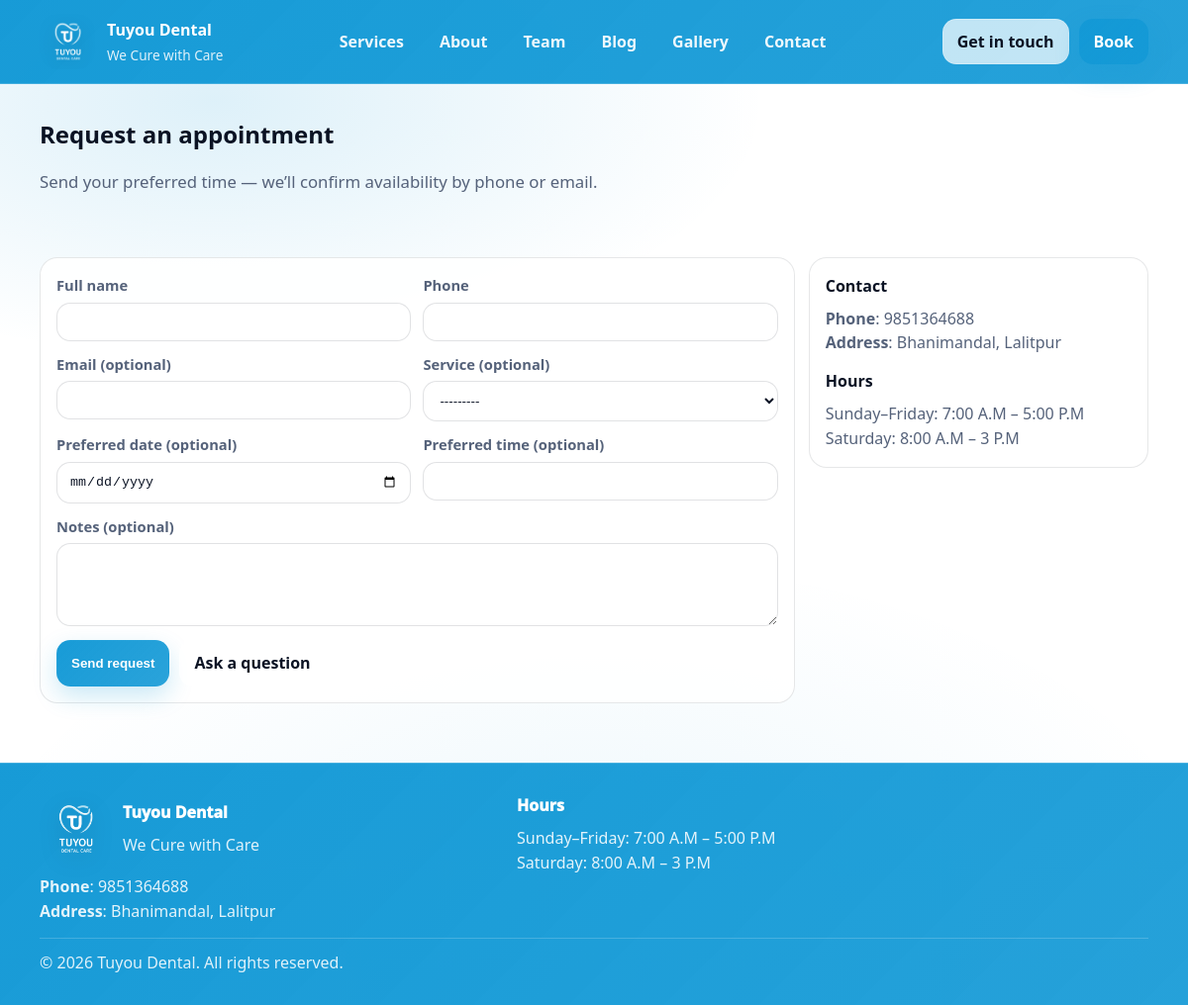
/appointment/, run on the app's committed database.
### website/models.py (models this page shows, shortened)
class TimeStampedModel(models.Model):
    created_at = models.DateTimeField(auto_now_add=True)
    updated_at = models.DateTimeField(auto_now=True)
    class Meta:
        abstract = True

class SiteSettings(TimeStampedModel):
    site_name = models.CharField(max_length=120, default="Tuyou Dental")
    tagline = models.CharField(
        max_length=220, default="Modern dentistry with a gentle touch."
    )
    phone = models.CharField(max_length=40, blank=True, default="")
    email = models.EmailField(blank=True, default="")
    address = models.CharField(max_length=220, blank=True, default="")
    hero_title = models.CharField(max_length=120, default="Healthy smiles start here.")
    hero_subtitle = models.TextField(
        default="From checkups to cosmetic care, we make every visit calm, clear, and comfortable."
    )
    hero_primary_cta_text = models.CharField(max_length=40, default="Book Appointment")
    hero_primary_cta_url = models.CharField(max_length=120, default="/appointment/")
    hero_secondary_cta_text = models.CharField(max_length=40, default="View Services")
    hero_secondary_cta_url = models.CharField(max_length=120, default="/services/")
    hero_image = models.ImageField(upload_to='site/hero/', blank=True, null=True)
    about_title = models.CharField(max_length=120, default="Trusted care for every stage.")
    about_body = models.TextField(
        default=(
            "Welcome to TuYou Dental Care, where brightening your smile brightens our day.\n\n"
            "We offer a comprehensive range of treatments, from routine cleanings and preventative care "
            "to advanced cosmetic, prosthetic and restorative procedures. We believe in personalized care "
            "tailored to meet the unique needs of each patient, ensuring a comfortable and stress-free experience.\n\n"
            "Our state-of-the-art facility is equipped with the latest technology to deliver the highest standard "
            "of dental care. Trust TuYou Dental Care to help you achieve and maintain a healthy, beautiful smile.\n\n"
            "\"We Cure With full cure\""
        )
    )
    about_image = models.ImageField(upload_to='site/about/', blank=True, null=True)
    opening_hours = models.TextField(
        blank=True,
        default="Mon–Fri: 8:00–18:00\nSat: 9:00–14:00\nSun: Closed",
        help_text="One line per entry.",
    )
    social_facebook = models.URLField(blank=True, default="")
    social_instagram = models.URLField(blank=True, default="")
    social_x = models.URLField(blank=True, default="")
    class Meta:
        verbose_name = "Site settings"
        verbose_name_plural = "Site settings"
    @classmethod
    def get_solo(cls):
        obj, _created = cls.objects.get_or_create(pk=1)
        return obj

### website/views.py (the view)
# urls.py: path("appointment/", views.appointment, name="appointment"),
@require_http_methods(["GET", "POST"])
def appointment(request):
    if request.method == "POST":
        form = AppointmentRequestForm(request.POST)
        if form.is_valid():
            form.save()
            messages.success(
                request,
                "Thanks — we received your request. We’ll contact you shortly to confirm your appointment.",
            )
            return redirect("appointment")
    else:
        form = AppointmentRequestForm()
    return render(request, "website/appointment.html", {"form": form})

### website/forms.py
class AppointmentRequestForm(forms.ModelForm):
    class Meta:
        model = AppointmentRequest
        fields = [
            "full_name",
            "phone",
            "email",
            "preferred_date",
            "preferred_time",
            "service",
            "message",
        ]
        widgets = {
            "preferred_date": forms.DateInput(attrs={"type": "date"}),
            "message": forms.Textarea(attrs={"rows": 4}),
        }

### website/context_processors.py (called while the page is built)
def site_settings(request):
    settings_obj = SiteSettings.get_solo()
    return {"site_settings": settings_obj}

### website/models.py (called while the page is built)
    def __str__(self) -> str:
        return self.title

### templates/website/appointment.html (shortened to what this page needs)
{% extends "base.html" %}
{% block content %}
  <section class="page-hero">
    <div class="container">
      <h1>Request an appointment</h1>
      <p class="lead">Send your preferred time — we’ll confirm availability by phone or email.</p>
    </div>
  </section>
  <section class="section">
    <div class="container form-layout">
      <div class="panel">
        <form method="post" class="form">
          <div class="form-grid">
            <div class="field">
              <label for="{{ form.full_name.id_for_label }}">Full name</label>
              {{ form.full_name }}
            </div>
            <div class="field">
              <label for="{{ form.phone.id_for_label }}">Phone</label>
              {{ form.phone }}
            </div>
            <div class="field">
              <label for="{{ form.email.id_for_label }}">Email (optional)</label>
              {{ form.email }}
            </div>
            <div class="field">
              <label for="{{ form.service.id_for_label }}">Service (optional)</label>
              {{ form.service }}
            </div>
            <div class="field">
              <label for="{{ form.preferred_date.id_for_label }}">Preferred date (optional)</label>
              {{ form.preferred_date }}
            </div>
            <div class="field">
              <label for="{{ form.preferred_time.id_for_label }}">Preferred time (optional)</label>
              {{ form.preferred_time }}
            </div>
            <div class="field field-wide">
              <label for="{{ form.message.id_for_label }}">Notes (optional)</label>
              {{ form.message }}
            </div>
          </div>
          <div class="form-actions">
            <button class="btn btn-primary" type="submit">Send request</button>
            <a class="btn btn-ghost" href="{% url 'contact' %}">Ask a question</a>
          </div>
        </form>
      </div>
      <aside class="panel panel-soft">
        <div class="mini-title">Contact</div>
        <div class="muted mt-small">
          {% if site_settings.phone %}<div><strong>Phone</strong>: {{ site_settings.phone }}</div>{% endif %}
          {% if site_settings.address %}<div><strong>Address</strong>: {{ site_settings.address }}</div>{% endif %}
        </div>
        <div class="mini-title mt">Hours</div>
        <pre class="mini-pre">{{ site_settings.opening_hours }}</pre>
      </aside>
    </div>
  </section>
{% endblock %}

### templates/base.html (shortened to what this page needs)
{% load static %}
<!doctype html>
<html lang="en">
  <head>
    <link rel="stylesheet" href="{% static 'css/site.css' %}" />
  </head>
  <body>
    <header class="site-header">
      <div class="container nav-row">
        <a class="brand" href="{% url 'home' %}">
          <span class="brand-mark">
            <img class="brand-logo" src="{% static 'img/tuyouLogo.png' %}" alt="{{ site_settings.site_name }} logo" />
          </span>
          <span class="brand-text">
            <span class="brand-name">{{ site_settings.site_name }}</span>
            <span class="brand-tagline">{{ site_settings.tagline }}</span>
          </span>
        </a>
        <nav class="nav" id="navMenu">
          <a href="{% url 'home' %}#services">Services</a>
          <a href="{% url 'home' %}#about">About</a>
          <a href="{% url 'home' %}#team">Team</a>
          <a href="{% url 'home' %}#blog">Blog</a>
          <a href="{% url 'gallery' %}">Gallery</a>
          <a href="{% url 'home' %}#contact">Contact</a>
        </nav>
        <div class="nav-cta">
          <a class="btn btn-ghost" href="{% url 'home' %}#contact">Get in touch</a>
          <a class="btn btn-primary" href="{% url 'appointment' %}">Book</a>
        </div>
      </div>
    </header>
    <main>
      {% block content %}{% endblock %}
    </main>
    <footer class="site-footer">
      <div class="container footer-grid">
        <div>
          <div class="footer-brand">
            <img class="footer-logo" src="{% static 'img/tuyouLogo.png' %}" alt="{{ site_settings.site_name }} logo" />
            <div>
              <div class="footer-title">{{ site_settings.site_name }}</div>
              <div class="muted">{{ site_settings.tagline }}</div>
            </div>
          </div>
          <div class="footer-meta">
            {% if site_settings.phone %}<div><strong>Phone</strong>: {{ site_settings.phone }}</div>{% endif %}
            {% if site_settings.address %}<div><strong>Address</strong>: {{ site_settings.address }}</div>{% endif %}
          </div>
        </div>
        <div>
          <div class="footer-title">Hours</div>
          <pre class="hours">{{ site_settings.opening_hours }}</pre>
        </div>
      </div>
      <div class="container footer-bottom">
        <div class="muted mx-auto">© {% now "Y" %} {{ site_settings.site_name }}. All rights reserved.</div>
      </div>
    </footer>
  </body>
</html>

### static/css/site.css (style rules this page uses)
:root { --bg:#FFFFFF; --panel:#FFFFFF; --panel2:#F3F9FF; --text:#0B1324; --muted:#55627A; --line:rgba(11,19,36,.10); --primary:#1399D6; --primary2:#1399D6; --shadow: 0 12px 40px rgba(8,15,30,.10); --radius:18px; }
* { box-sizing:border-box }
html,body { height:100% }
html { scroll-behavior:smooth }
body { margin:0; font-family: ui-sans-serif, system-ui, -apple-system, Segoe UI, Roboto, Arial, "Apple Color Emoji","Segoe UI Emoji"; background: radial-gradient(900px 420px at 18% 10%, rgba(19,153,214,.14), transparent 62%), radial-gradient(900px 520px at 50% 92%, rgba(19,153,214,.08), transparent 72%), var(--bg); color:var(--text); line-height:1.55; }
a { color:inherit; text-decoration:none }
img { max-width:100%; display:block }
.container { width:min(1120px, calc(100% - 48px)); margin:0 auto }
.muted { color:var(--muted) }
.mt { margin-top:14px }
.mt-small { margin-top:8px }
.lead { font-size:1.05rem; color:var(--muted) }
.site-header { position:sticky; top:0; z-index:100; background: linear-gradient(135deg, rgba(19,153,214,.98), rgba(19,153,214,.92)); border-bottom:1px solid rgba(255,255,255,.18); }
.nav-row { display:flex; align-items:center; justify-content:space-between; gap:18px; padding:14px 0 }
.brand { display:flex; align-items:center; gap:12px }
.brand-mark { width:56px; height:56px; border-radius:16px; background: transparent; border:none; display:grid; place-items:center; overflow:hidden; box-shadow: none; padding:0; }
.brand-logo { width:100%; height:100%; object-fit:contain; filter: drop-shadow(0 6px 12px rgba(0,0,0,.18)); }
.brand-text { display:flex; flex-direction:column; gap:2px }
.brand-name { font-weight:850 }
.brand-name { color:#FFFFFF }
.brand-tagline { font-size:.85rem; color:rgba(255,255,255,.86) }
.nav { display:flex; gap:16px; align-items:center }
.nav a { color:rgba(255,255,255,.92); font-weight:650; padding:8px 10px; border-radius:12px }
.nav-cta { display:flex; gap:10px; align-items:center }
.btn { display:inline-flex; align-items:center; justify-content:center; gap:10px; padding:10px 14px; border-radius:14px; border:1px solid rgba(255,255,255,.22); font-weight:750; }
.btn-primary { background: linear-gradient(135deg, rgba(19,153,214,.98), rgba(19,153,214,.90)); color:#FFFFFF; border-color: transparent; box-shadow: 0 10px 24px rgba(19,153,214,.22); }
.btn-ghost { background: rgba(255,255,255,.72); color:var(--text) }
.mini-title { font-weight:900 }
.mini-pre { margin:8px 0 0; white-space:pre-wrap; color:var(--muted); font-family:inherit }
.section { padding:34px 0 }
h1,h2 { margin:0 0 8px }
.page-hero { padding:32px 0 12px }
.form-layout { display:grid; grid-template-columns: 1fr .45fr; gap:14px; align-items:start }
.panel { border:1px solid var(--line); background: rgba(255,255,255,.86); border-radius: var(--radius); padding:16px; }
.panel-soft { background: rgba(255,255,255,.72) }
.form-grid { display:grid; grid-template-columns: repeat(2, minmax(0,1fr)); gap:12px }
.field { display:flex; flex-direction:column; gap:6px }
.field-wide { grid-column: 1 / -1 }
label { color: var(--muted); font-weight:700; font-size:.92rem }
input, select, textarea { padding:11px 12px; border-radius: 14px; border:1px solid rgba(11,19,36,.12); background: rgba(255,255,255,.96); color: var(--text); outline:none; }
.form-actions { display:flex; gap:10px; margin-top:14px; flex-wrap:wrap }
.site-footer { border-top:1px solid rgba(255,255,255,.18); padding:30px 0; margin-top:26px; background: linear-gradient(135deg, rgba(19,153,214,.98), rgba(19,153,214,.92)); }
.footer-grid { display:grid; grid-template-columns: 1.2fr .8fr .8fr; gap:14px }
.footer-title { font-weight:950; margin-bottom:8px; color:#FFFFFF }
.footer-meta { margin-top:10px; color:rgba(255,255,255,.88) }
.hours { margin:0; white-space:pre-wrap; color:rgba(255,255,255,.88); font-family:inherit }
.footer-bottom { margin-top:14px; padding-top:12px; border-top:1px solid rgba(255,255,255,.18) }
.site-footer .muted { color:rgba(255,255,255,.86) }
.footer-brand { display:flex; gap:12px; align-items:center; margin-bottom:10px; }
.footer-logo { width:72px; height:72px; object-fit:contain; filter: drop-shadow(0 6px 12px rgba(0,0,0,.18)); }

### data on the page
SiteSettings: site_name "Tuyou Dental", tagline "We Cure with Care", phone "9851364688", address "Bhanimandal, Lalitpur", opening_hours "Sunday–Friday: 7:00 A.M – 5:00 P.M Saturday: 8:00 A.M – 3 P.M"
